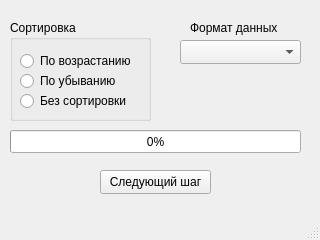
<?xml version="1.0" encoding="UTF-8"?>
<ui version="4.0">
 <class>MainWindow</class>
 <widget class="QMainWindow" name="MainWindow">
  <property name="geometry">
   <rect>
    <x>0</x>
    <y>0</y>
    <width>320</width>
    <height>240</height>
   </rect>
  </property>
  <property name="minimumSize">
   <size>
    <width>320</width>
    <height>240</height>
   </size>
  </property>
  <property name="maximumSize">
   <size>
    <width>320</width>
    <height>240</height>
   </size>
  </property>
  <property name="windowTitle">
   <string>MainWindow</string>
  </property>
  <widget class="QWidget" name="centralwidget">
   <widget class="QGroupBox" name="gB_sort">
    <property name="geometry">
     <rect>
      <x>10</x>
      <y>20</y>
      <width>141</width>
      <height>101</height>
     </rect>
    </property>
    <property name="title">
     <string>Сортировка</string>
    </property>
    <widget class="QRadioButton" name="rb_up">
     <property name="geometry">
      <rect>
       <x>10</x>
       <y>30</y>
       <width>121</width>
       <height>22</height>
      </rect>
     </property>
     <property name="text">
      <string>По возрастанию</string>
     </property>
    </widget>
    <widget class="QRadioButton" name="rb_down">
     <property name="geometry">
      <rect>
       <x>10</x>
       <y>50</y>
       <width>121</width>
       <height>22</height>
      </rect>
     </property>
     <property name="text">
      <string>По убыванию</string>
     </property>
    </widget>
    <widget class="QRadioButton" name="rb_noth">
     <property name="geometry">
      <rect>
       <x>10</x>
       <y>70</y>
       <width>121</width>
       <height>22</height>
      </rect>
     </property>
     <property name="text">
      <string>Без сортировки</string>
     </property>
    </widget>
   </widget>
   <widget class="QProgressBar" name="prB_progress">
    <property name="geometry">
     <rect>
      <x>10</x>
      <y>130</y>
      <width>291</width>
      <height>23</height>
     </rect>
    </property>
    <property name="maximum">
     <number>10</number>
    </property>
    <property name="value">
     <number>0</number>
    </property>
   </widget>
   <widget class="QPushButton" name="pB_nextStep">
    <property name="geometry">
     <rect>
      <x>100</x>
      <y>170</y>
      <width>111</width>
      <height>24</height>
     </rect>
    </property>
    <property name="text">
     <string>Следующий шаг</string>
    </property>
    <property name="checkable">
     <bool>true</bool>
    </property>
   </widget>
   <widget class="QComboBox" name="cB_list">
    <property name="geometry">
     <rect>
      <x>180</x>
      <y>40</y>
      <width>121</width>
      <height>24</height>
     </rect>
    </property>
   </widget>
   <widget class="QLabel" name="lb_dataFormat">
    <property name="geometry">
     <rect>
      <x>190</x>
      <y>20</y>
      <width>91</width>
      <height>16</height>
     </rect>
    </property>
    <property name="text">
     <string>Формат данных</string>
    </property>
   </widget>
  </widget>
  <widget class="QMenuBar" name="menubar">
   <property name="geometry">
    <rect>
     <x>0</x>
     <y>0</y>
     <width>320</width>
     <height>21</height>
    </rect>
   </property>
  </widget>
  <widget class="QStatusBar" name="statusbar"/>
 </widget>
 <tabstops>
  <tabstop>rb_up</tabstop>
  <tabstop>rb_down</tabstop>
  <tabstop>rb_noth</tabstop>
  <tabstop>cB_list</tabstop>
  <tabstop>pB_nextStep</tabstop>
 </tabstops>
 <resources/>
 <connections/>
</ui>
